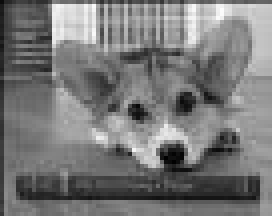
#> input picture Lab7/small-img.jpg, 68 x 54 px (shown 4 times larger)
$ jupyter execute --allow-errors Lab7.ipynb   (shell and % lines are left out)
#> lines starting #> are read from the running program, lines starting #| are printed output that depends on the picture
# Lab 7: Multirate Signal Processing and Signal Processing Applications
## Due Date: 12/6 @11:59pm

We will primarily focus on multirate signal processing - upsampling and downsampling - in this lab. We will wrap up the lab with a look at a signal processing application beyond the scope of ECE 310, but of interest in future signal processing courses.

## Multirate Signal Processing

In many signal processing applications, we would like to change the sampling rate of our digital system. This could mean either reducing or increasing our effective sampling rate. One possibility is to perform digital-to-analog (D/A) conversion, then resample our signal in the time domain to the desired rate. However, this process requires access to the desired resampling circuitry in addition to potential artifacts introduced by the D/A conversion and quantization effects when resampling the signal.

The preferred method is to perform rate conversion in the discrete sample domain. We may increase our sampling rate via a process known as upsampling or interpolation, while we may decrease our sampling rate using downsampling or decimation. In the following background sections, we will discuss the mathematical construction of upsampling and downsampling, and also discuss some practical considerations that must be made when working on multirate signal processing.

## Upsampling

Upsampling (or interpolation) by an integer factor of $U$ is accomplished by interpolating $U-1$ zeros between every entry in our original sequence. Let $x[n]$ be our original signal. Then our upsampled signal $y[n]$ will be as follows:

$$
y[n] = \begin{cases}
x\left[\frac{n}{U}\right],\quad n = \pm U, 2U, \ldots, kU\\
0, \quad \textrm{else}\\
\end{cases}
$$

$$
y[n] = \left[x[0]\quad\underbrace{0\quad 0\quad\ldots\quad0}_{U-1\textrm{ zeros}}\quad x[1]\quad\underbrace{0\quad 0\quad\ldots\quad0}_{U-1\textrm{ zeros}}\quad x[2]\quad\ldots\quad\right]
$$

The resulting DTFT for $y[n]$ may be derived as follows:

$$
Y_d(\omega) = \sum_{n=-\infty}^\infty y[n]e^{-j\omega n}
$$

$$
= \sum_{n=-\infty}^\infty x[n] e^{-j\omega nU}
$$

$$
Y_d(\omega) = X_d(U\omega).
$$

The second line above follows from the definition of $y[n]$ since the $n$'th value of $x[n]$ is actually the $Un$'th value of $y[n]$ and all other values of $y[n]$ are zero. Thus we see the resulting spectrum will be "compressed" along the frequency axis by a factor of $U$ while maintaining the same height. The issue here is that some of our adjacent $2\pi$ periodic copies of $X_d(\omega)$ will cross over into the central copy of $Y_d(\omega)$ after upsampling. This is readily apparent when we check that $Y_d(\pi) = X_d(\pi U)$, which must be greater than the $\pi$ limits of our central copy.

The simple solution is to place a low-pass filter after our upsampler to make sure we only extract the frequencies corresponding to the central copy of our original spectrum. We see that the bandwidth of this filter should be such that our cutoff frequency $\omega_c$ maps to $\pi$ in our original specturm $X_d(\omega)$. Thus, we would like $\omega_c = \frac{\pi}{U}$. Formally, our low-pass filter $A(\omega)$ will be given by

$$
A(\omega) = \begin{cases}
1, \quad |\omega| \leq \frac{\pi}{U}\\
0, \quad \frac{\pi}{U} < |\omega| \leq \pi\\
\end{cases}.
$$

This low-pass filter accomplishes the very important task of interpolating over the zeros we placed in between our original signal values. Think of the low-pass filter as "filling in the blanks" or inferring the newly interpolated information. In summary, upsampling by a factor $U$ involves interpolating $U-1$ zeros between each sample in our original signal and then low-pass filtering with a cutoff frequency of $\frac{\pi}{U}$ to prevent the inclusion of spurious frequencies presented by adjacent DTFT copies in the original signal.

## Downsampling

Downsampling (or decimation) by an integer factor $D$ is performed by only keeping every $D$'th sample in the original signal. Let $x[n]$ be our original signal. Our downsampled signal $y[n]$ is given by

$$
y[n] = x[Dn]
$$

$$
y[n] = \left[x[0]\quad x[D]\quad x[2D]\quad\ldots\quad\right]
$$

We will skip the derivation of $Y_d(\omega)$ since it is more involved than the derivation for the interpolation case. Refer to your ECE 310 textbook for the full details. The DTFT of our decimated signal $Y_d(\omega)$ is given by

$$
Y_d(\omega) = \frac{1}{D}\sum_{k=0}^{D-1}X_d\left(\frac{\omega - 2\pi k}{D}\right).
$$

Qualitatively, we see that the input spectrum will be scaled down by a factor of $\frac{1}{D}$ and the frequency axis is stretched by a factor of $D$. It is very important, however, to note that the above form assumes an appropriate anti-aliasing filter has been applied to the input signal prior to decimation. What should this filter look like? The anti-aliasing filter should remove all frequencies that would push into adjacent DTFT copies after decimation and cause aliasing. We know that the frequency axis will expand by a factor of $D$; thus, we know any frequencies beyond $\frac{\pi}{D}$ would stretch beyond $\pi$ and alias. Consequently, our anti-aliasing filter $H(\omega)$ should have the following form:

$$
H(\omega) = \begin{cases}
1, \quad |\omega| \leq \frac{\pi}{D}\\
0, \quad \frac{\pi}{D} < |\omega| \leq \pi\\
\end{cases}.
$$

We observe that if we have a multirate signal processing system that interpolates and decimates by the same factor, we will be able to use one filter for both upsampling and downsampling! The difference, of course, is that we filter before decimation and after interpolation. In summary, downsampling by a factor of $D$ requires us to first apply a low-pass anti-aliasing filter with cutoff frequency $\frac{\pi}{D}$ then discard (or decimate) every sample that is not located at a multiiple of $D$.

## Rate Conversion by $\frac{U}{D}$

One final topic we should mention is the concatenation of multiple rate conversion systems to achieve an arbitrary sampling rate. Suppose we would like to increase our sampling rate by a non-integer factor like $\frac{4}{3}$. How can you interpolate $\frac{1}{3}$ of a zero? You cannot! Instead, we may accomplish this new sampling rate by first upsampling by a factor of 4, then downsampling by a factor of 3. Furthermore, note that in this case the post-interpolation filter will have a cutoff frequency of $\frac{\pi}{4}$ and thus eliminate the need for our anti-aliasing filter before decimation since $\frac{\pi}{4}<\frac{\pi}{3}$! We may achieve any new sampling rate by the same procedure with appropriate anti-aliasing filters.

[cell 1]
#import libraries
import numpy as np
import matplotlib.pyplot as plt

from scipy import signal
from skimage.io import imread
from skimage.io import imsave

#Provided function with triangle magnitude spectrum
def toy_signal(w_c):
    N = 1000
    gain = 2*np.pi/w_c
    return gain * np.array([(np.sin(w_c/2*(n+1))/(np.pi*(n+1)))**2 if n+1 != 0 else (w_c/(2*np.pi))**2 for n in range(-N,N+1)])

## Exercise 1: Upsampling

We will begin by exploring and verifying the above theoretical discussion regarding upsampling.

a. Fill in the below function $\textrm{upsample}(U,x)$ to perform interpolation by a factor of $U$ on an input signal $x$. Verify your function correctly interpolates zeros by printing the provided test signal before and after upsampling for some integer $U$.

b. The provided function $\textrm{toy_signal}(\omega_c)$ creates a toy signal that has a triangular magnitude response with bandwidth $\omega_c$. More precisely, if our toy signal is given by $x$, the magnitude of the DTFT of this toy signal will be

$$
|X_d(\omega)| = \begin{cases}
-\left|\frac{\omega}{\omega_c}\right| + 1\,\quad |\omega| \leq \omega_c\\
0,\quad \omega_c \leq |\omega| \leq \pi\\
\end{cases}.
$$

Use the provided toy signal function to create a signal with bandwidth $\frac{\pi}{2}$ ($\omega_c = \frac{\pi}{2}$). Upsample this toy signal by a factor of $U=3$. Plot the magnitude of the FFT of the original and upsampled toy signals on separate subplots using $\textrm{np.fft.fft()}$. Hint: use $\textrm{np.fft.fftshift()}$ to zero-center the frequency spectrum and $\textrm{np.linspace()}$ to create your frequencies from $-\pi$ to $\pi$ for plotting.

c. Fill in the below function $\textrm{lowpass}(C)$ to create an appropriate low-pass filter that should follow interpolation by a factor of $C$. You may use $\textrm{signal.remez()}$ like in Lab 6 for Parks-McClellan filter design of a length 50 filter. You may also assume a transition bandwidth of $\frac{\pi}{10}$ (0.1 in normalized frequency). Apply your low-pass filter to your upsampled toy signal from part 1.(b). Plot the magnitude of the FFT of the filtered signal to verify the spurious DTFT copies have been removed by your filter. $\textbf{Note that this filtering function will also work as an anti-aliasing filter for decimation by a factor of } D$.

[cell 2]
#Fill in this function for part 1.a:
def upsample(U,x):
#> called with U = 4, x = array of shape (6,)
    upsampled = np.zeros(U * len(x))
    for i in range(len(x)):
        upsampled[i*U] = x[i]
    return upsampled

#Fill in this function for part 1.c:
def lowpass(C):
    bands = [0, C**-1, C**-1+0.1,1]
    desired = [1,0]
    lpf = signal.remez(50, bands, desired, fs=2)
    return lpf

#Test code for part 1.a:
test_signal = np.array([1,2,3,4,5,6])
test = upsample(4, test_signal)
print(test)

#Code for part 1.b:
sig = toy_signal(np.pi/2)
sigup = upsample(3, sig)

sig_fft = np.fft.fft(sig)
sig_fft = np.fft.fftshift(sig_fft)
omega = np.linspace(-np.pi, np.pi, len(sig))

sigup_fft = np.fft.fft(sigup)
sigup_fft = np.fft.fftshift(sigup_fft)
omegau = np.linspace(-np.pi, np.pi, len(sigup))

plt.figure(figsize=(16,6))
plt.subplot(121)
plt.plot(omega, abs(sig_fft))
plt.title('Original FFT')
plt.xlabel('Omega')

plt.subplot(122)
plt.plot(omegau, abs(sigup_fft))
plt.title('Upscaled FFT')
plt.xlabel('Omega')


#Code for part 1.c:
sigup_filtered = np.convolve(lowpass(3), sigup)
sigup_filtered_fft = np.fft.fft(sigup_filtered)
sigup_filtered_fft = np.fft.fftshift(sigup_filtered_fft)
omegac = np.linspace(-np.pi, np.pi, len(sigup_filtered_fft))

plt.figure(figsize=(16,6))
plt.plot(omegac, abs(sigup_filtered_fft))
plt.title('Upscaled-Filtered FFT')
plt.xlabel('Omega')
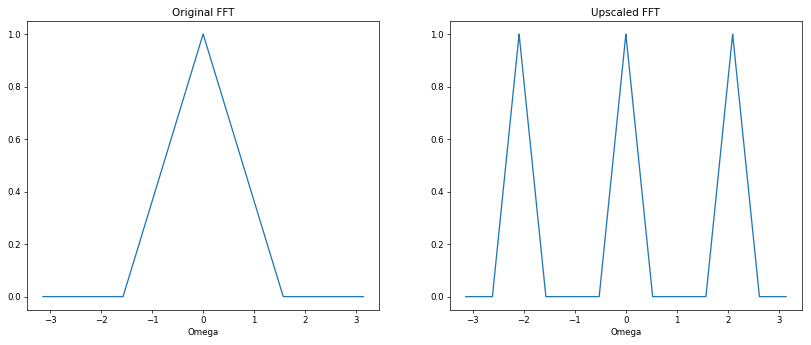
#> figure drawn by matplotlib, 2 panels; panel 1: curve peaks at x = 0, y = 1; panel 2: curve peaks at x = 0, y = 1
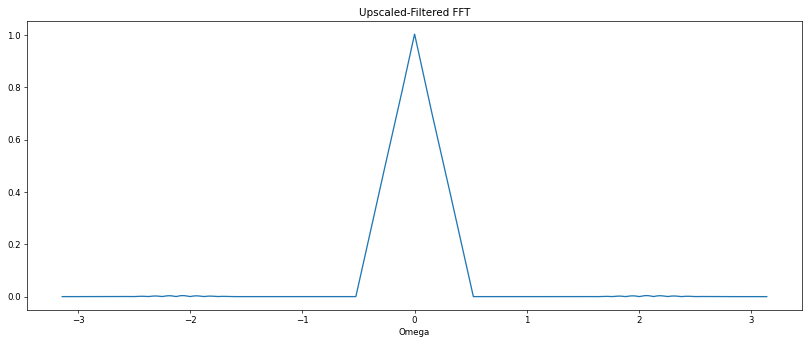
#> figure drawn by matplotlib, 1 panel; curve peaks at x = 0.000519, y = 1

## Exercise 2: Downsampling

Now we will turn our attention to downsampling.

a. Fill in the below function $\textrm{downsample}(D,x)$ to perform decimation by a factor of $D$ on an input signal $x$. Verify your function correctly decimates by printing the provided test signal before and after downsampling for some integer $D$.

b. Use the provided toy signal function to create a signal with bandwidth $\frac{\pi}{2}$. Downsample this toy signal by a factor of $D=2$. Plot the magnitude of the FFT of the original and downsampled toy signals on separate subplots using $\textrm{np.fft.fft()}$ (do not forget to use $\textrm{np.fft.fftshift()}$ to center you FFT!). Do not worry about anti-aliasing filtering.

c. Use the provided toy signal function to create a signal with bandwidth $\frac{\pi}{2}$. Downsample this toy signal by a factor of $D=3$. Plot the magnitude of the FFT of the original and downsampled toy signals on separate subplots using $\textrm{np.fft.fft()}$. Do not worry about anti-aliasing filtering. Explain what is happening in the magnitude of the decimated signal's FFT.

d. Finally, let's use our upsampling, downsampling, and filtering functions to perform sampling rate conversion by a factor of $\frac{3}{5}$. This may be accomplished with two different schemes: downsampling followed by upsampling or upsampling followed by downsampling. These two schemes are not necessarily equivalent for a given input signal! Perform sampling rate conversion by a factor of $\frac{3}{5}$ using both schemes on a toy signal with bandwidth $\frac{\pi}{2}$. Plot the magnitude of the FFT for the final system output for each scheme. What are the differences between the two outputs? Which scheme do you think works best? Why? Note: remember to apply appropriate anti-aliasing and post-interpolation filters before and after downsampling and upsampling, respectively!

[cell 3]
#Fill in this function for part 2.a:
def downsample(D,x):
#> called with D = 2, x = array of shape (6,)
    downsampled = np.zeros(int(len(x) / D))
    for i in range(len(downsampled)):
        downsampled[i] = x[i*D]
    return downsampled

#Test code for part 2.a:
test_signal = np.array([1,2,3,4,5,6])
test = downsample(2, test_signal)
print(test)

#Code for part 2.b:
sig = toy_signal(np.pi/2)
sigup = downsample(2, sig)

sig_fft = np.fft.fft(sig)
sig_fft = np.fft.fftshift(sig_fft)
omega = np.linspace(-np.pi, np.pi, len(sig))

sigup_fft = np.fft.fft(sigup)
sigup_fft = np.fft.fftshift(sigup_fft)
omegau = np.linspace(-np.pi, np.pi, len(sigup))

plt.figure(figsize=(16,6))
plt.subplot(121)
plt.plot(omega, abs(sig_fft))
plt.title('Original FFT')
plt.xlabel('Omega')

plt.subplot(122)
plt.plot(omegau, abs(sigup_fft))
plt.title('Downscaled FFT part b')
plt.xlabel('Omega')

#Code for part 2.c:

sig = toy_signal(np.pi/2)
sigup = downsample(3, sig)

sig_fft = np.fft.fft(sig)
sig_fft = np.fft.fftshift(sig_fft)
omega = np.linspace(-np.pi, np.pi, len(sig))

sigup_fft = np.fft.fft(sigup)
sigup_fft = np.fft.fftshift(sigup_fft)
omegau = np.linspace(-np.pi, np.pi, len(sigup))

plt.figure(figsize=(16,6))
plt.subplot(121)
plt.plot(omega, abs(sig_fft))
plt.title('Original FFT')
plt.xlabel('Omega')

plt.subplot(122)
plt.plot(omegau, abs(sigup_fft))
plt.title('Downscaled FFT part c')
plt.xlabel('Omega')

#Code for part 2.d:

#Downsample to Upsample
sigd = toy_signal(np.pi/2) #create signal
sigd = np.convolve(sigd, lowpass(5)) #pass through lowpass filter of length 5 convolution
sigd = downsample(5, sigd) #down sample the signal by a factor of 5
sigd = upsample(3, sigd) #up sample the signal by a factor of 3
sigd = np.convolve(sigd, lowpass(3)) #pass through loowpass filter of length 3 convlution

sigd_fft = np.fft.fft(sigd)
sigd_fft = np.fft.fftshift(sigd_fft)
omega = np.linspace(-np.pi, np.pi, len(sigd_fft))

#Upsample to Downsample
sigd2 = toy_signal(np.pi/2) #create signal
sigd2 = np.convolve(sigd2, lowpass(3)) #pass through lowpass filter of length 3 convolution
sigd2 = upsample(3, sigd2) #down sample the signal by a factor of 3
sigd2 = downsample(5, sigd2) #up sample the signal by a factor of 5
sigd2 = np.convolve(sigd2, lowpass(5)) #pass through loowpass filter of length 5 convlution

sigd2_fft = np.fft.fft(sigd2)
sigd2_fft = np.fft.fftshift(sigd2_fft)
omega2 = np.linspace(-np.pi, np.pi, len(sigd2_fft))

plt.figure(figsize=(16,6))
plt.subplot(121)
plt.plot(omega, np.abs(sigd_fft))
plt.title('Downsample to Upsample FFT')
plt.xlabel('Omega')
plt.subplot(122)
plt.plot(omega2, np.abs(sigd2_fft))
plt.title('Upsample to Downsample FFT')
plt.xlabel('Omega')

Comments for part 2.c: Compared to part b the amplitude is lower with the omega range less than part b as well. This means that there is some overlap/aliasing that makes that amplitude being lowered.

Comments for part 2.d:
Logically, downsampling first has a greater loss of data which increases the risk of removing vital datapoints to the FFT. Upsample to Downsample has reduced the distortion compared to its counterpart.

## Image Resizing

One common application of multirate signal processing is image resizing. Have you ever considered what happens when you stretch or shrink an image while placing images in a document? This operation extends our previous discussion of decimation and interpolation to two dimensions. For this lab, we will focus on increasing the size of a small image.

To upsample an image, we interpolate zeros like we would for a 1D signal, except we now do this is along both the rows and columns. In this exercise, we assume we will upsample by the same factor for both rows and columns (maintain aspect ratio) though it is not difficult to extend these concepts to unique scaling for rows and columns. Consider the following example where $x$ is our original image and $y$ is the result of upsampling by a factor of two along the rows and columns:

$$
x = \begin{bmatrix}
1 & 9 & 5\\
5 & 3 & 5\\
7 & 9 & 1\\
\end{bmatrix}\quad
y = \begin{bmatrix}
1 & 0 & 9 & 0 & 5 & 0\\
0 & 0 & 0 & 0 & 0 & 0\\
5 & 0 & 3 & 0 & 5 & 0\\
0 & 0 & 0 & 0 & 0 & 0\\
7 & 0 & 9 & 0 & 1 & 0\\
0 & 0 & 0 & 0 & 0 & 0\\
\end{bmatrix}
$$

### Nearest Neighbor Interpolation
After upsampling our image, we must consider how we can fill in these new blank values. We will consider two options in this lab: nearest neighbor and bilinear intperpolation. Nearest neighbor interpolation works based on the simple assumption that the nearest original pixel is the best guess for the interpolated pixel. The assignment rule is as follows

$$
y(i,j) = x\left(\left\lfloor \frac{i}{U} \right\rfloor,\left\lfloor \frac{j}{U} \right\rfloor\right),
$$

$$
\textrm{1D Example:}\quad \begin{bmatrix}
1 & 0 & 0 & 10 & 0 & 0 & 4\\
\end{bmatrix} \rightarrow \textrm{nearest neighbor interpolation}\rightarrow
\begin{bmatrix}
1 & 1 & 1 & 10 & 10 & 10 & 4\\
\end{bmatrix}
$$

where $U$ is our upsampling factor and $\lfloor\cdot\rfloor$ is the floor operator. If we apply nearest neighbor interpolation to our upsampled image $y$, we have the following interpolated image $z_{nn}$:

$$
z_{nn} = \begin{bmatrix}
1 & 1 & 9 & 9 & 5 & 5\\
1 & 1 & 9 & 9 & 5 & 5\\
5 & 5 & 3 & 3 & 5 & 5\\
5 & 5 & 3 & 3 & 5 & 5\\
7 & 7 & 9 & 9 & 1 & 1\\
7 & 7 & 9 & 9 & 1 & 1\\
\end{bmatrix}.
$$

### Bilinear Interpolation
Bilinear interpolation is a little more complicated. Let's first consider linear interpolation in one dimension. Linear interpolation makes the assumption that adjacent original values may be connected with a straight line. The interpolated values will be assigned according to the value of the line at that interpolation location. We have actually already had experience with linear interpolation. When we plot lines in Python using Matplotlib, the points are connected using linear interpolation! Let's consider a toy 1D example of linear interpolation on a signal $a$:

$$
a = \begin{bmatrix}
1 & 0 & 0 & 10 & 0 & 0 & 4\\
\end{bmatrix} \rightarrow \textrm{linear interpolation}\rightarrow
\begin{bmatrix}
1 & 4 & 7 & 10 & 8 & 6 & 4\\
\end{bmatrix}
$$

Mathematically, if we would like to interpolate between indices $i$ and $j$ in our toy signal $a$ at index $k$ such that $i < k < j$, we will assign the value at $k$ as follows (assuming upsampling by $U$):

$$
\large{a[k] = \underbrace{(k-i)}_{\Delta x} \cdot \underbrace{\frac{a[j] - a[i]}{U}}_{\frac{\Delta y}{\Delta x}\textrm{ or slope}} + \underbrace{a[i]}_{\textrm{offset/intercept}}}.
$$

This equation should remind you of an equation of a line where we have a slope, intercept, and an independent variable in the distance from the first index $i$. Now if we would like to expand linear interpolation to become bilinear interpolation, we may simply perform linear interpolation at each row and at each column: the order does not matter! The below figure demonstrates bilinear interpolation via rows-then-colums and columns-then-rows to verify they produce the same result. $\textbf{Note that we will assume any values outside the image are zero!}$

$$
y = \begin{bmatrix}
1 & 0 & 9 & 0 & 5 & 0\\
0 & 0 & 0 & 0 & 0 & 0\\
5 & 0 & 3 & 0 & 5 & 0\\
0 & 0 & 0 & 0 & 0 & 0\\
7 & 0 & 9 & 0 & 1 & 0\\
0 & 0 & 0 & 0 & 0 & 0\\
\end{bmatrix} \rightarrow\textrm{rows}\rightarrow
\begin{bmatrix}
1 & 5 & 9 & 7 & 5 & 2.5\\
0 & 0 & 0 & 0 & 0 & 0\\
5 & 4 & 3 & 4 & 5 & 2.5\\
0 & 0 & 0 & 0 & 0 & 0\\
7 & 8 & 9 & 5 & 1 & 0.5\\
0 & 0 & 0 & 0 & 0 & 0\\
\end{bmatrix} \rightarrow\textrm{columns}\rightarrow
\begin{bmatrix}
1 & 5 & 9 & 7 & 5 & 2.5\\
3 & 4.5 & 6 & 5.5 & 5 & 2.5\\
5 & 4 & 3 & 4 & 5 & 2.5\\
6 & 6 & 6 & 4.5 & 3 & 1.5\\
7 & 8 & 9 & 5 & 1 & 0.5\\
3.5 & 4 & 4.5 & 2.5 & 0.5 & 0.25\\
\end{bmatrix}
$$

$$
y = \begin{bmatrix}
1 & 0 & 9 & 0 & 5 & 0\\
0 & 0 & 0 & 0 & 0 & 0\\
5 & 0 & 3 & 0 & 5 & 0\\
0 & 0 & 0 & 0 & 0 & 0\\
7 & 0 & 9 & 0 & 1 & 0\\
0 & 0 & 0 & 0 & 0 & 0\\
\end{bmatrix} \rightarrow\textrm{columns}\rightarrow
\begin{bmatrix}
1 & 0 & 9 & 0 & 5 & 0\\
3 & 0 & 6 & 0 & 5 & 0\\
5 & 0 & 3 & 0 & 5 & 0\\
6 & 0 & 6 & 0 & 3 & 0\\
7 & 0 & 9 & 0 & 1 & 0\\
3.5 & 0 & 4.5 & 0 & 0.5 & 0\\
\end{bmatrix}\rightarrow\textrm{rows}\rightarrow
\begin{bmatrix}
1 & 5 & 9 & 7 & 5 & 2.5\\
3 & 4.5 & 6 & 5.5 & 5 & 2.5\\
5 & 4 & 3 & 4 & 5 & 2.5\\
6 & 6 & 6 & 4.5 & 3 & 1.5\\
7 & 8 & 9 & 5 & 1 & 0.5\\
3.5 & 4 & 4.5 & 2.5 & 0.5 & 0.25\\
\end{bmatrix}
$$

## Exercise 3: Image Resizing

We have provided a small test image named ``small-img.jpg`` (shown below) that we would like to upsample.

a. Fill in the $\textrm{upsample_image}$ function below which will interpolate zeros to perform 2D upsampling. We will assume that we are upsampling our image by the same factor $U$ in both dimensions. You may re-use your $\textrm{upsample()}$ function from Exercise 1 or write new upsampling code here. Apply your upsampling code to the small image with $U=8$ and plot the result.

b. Fill in the $\textrm{nn()}$ function below, which performs nearest neighbor interpolation on an upsampled 1D-signal. Print the provided test signal and the result of applying your nearest neighbor interpolation function on the test signal. Hint: one possible solution is to convolve with a length $U$ filter. Consider what this filter may look like to perform nearest neighbor interpolation. Think about a zero-order hold!

c. Fill in the $\textrm{linear()}$ function below, which performs linear interpolation on an upsampled 1D-signal. Print the provided test signal and the result of applying your linear interpolation function on the test signal. Hint: one possible solution is to convolve with a length $2U-1$ filter. Consider what this filter may look like to perform linear interpolation. Think about a first-order hold!

d. Apply your nearest neighbor and linear interpolation functions to the your upsampled image. Note that you may simply apply each function along the rows and columns separately to perform 2D nearest neighbor inteprolation and bilinear interpolation. Plot the two resulting images and comment on the differences. We recommend you make two copies of the upsampled image to separate your nearest neighbor and bilinear inteprolation computation/results.

[cell 4]
#Fill in this function for part 3.a:
def upsample_image(U,img):
    n_rows,n_cols = img.shape
    up_img = np.zeros((n_rows*U,n_cols*U))

    for i in range(n_rows):
        up_img[i:,:] = upsample(U, img[i,:])

    for j in range(n_cols*U):
        up_img[:,j] = upsample(U, up_img[:n_rows,j])
    return up_img

#Fill in this function for part 3.b
#Assume x has already been upsampled
def nn(U,x):
    for i in range(len(x)):
        x[i] = x[i- int(i % U)]
    return x

#Fill in this function for part 3.c:
#Assume x has already been upsampled
def linear(U,x):
    #a[k] = (k-i) * (a[j]-a[i])/U + a[i]
    for k in range(len(x)):
        row_idx = k - int(k%U)
        col_idx = U + row_idx

        row = x[row_idx]
        col = 0
        if col_idx < len(x):
            col = x[col_idx]
        m = (col-row)/U
        x[k] = (m*(k-row_idx)) + row

    return x

#Code for part 3.a:
small_img = imread('small-img.jpg')
#> small_img is the input picture: shape (54, 68); min 0, max 252, mean 120.1
a_img = upsample_image(8, small_img)
#> (the rest of the program and of its run is left out)
